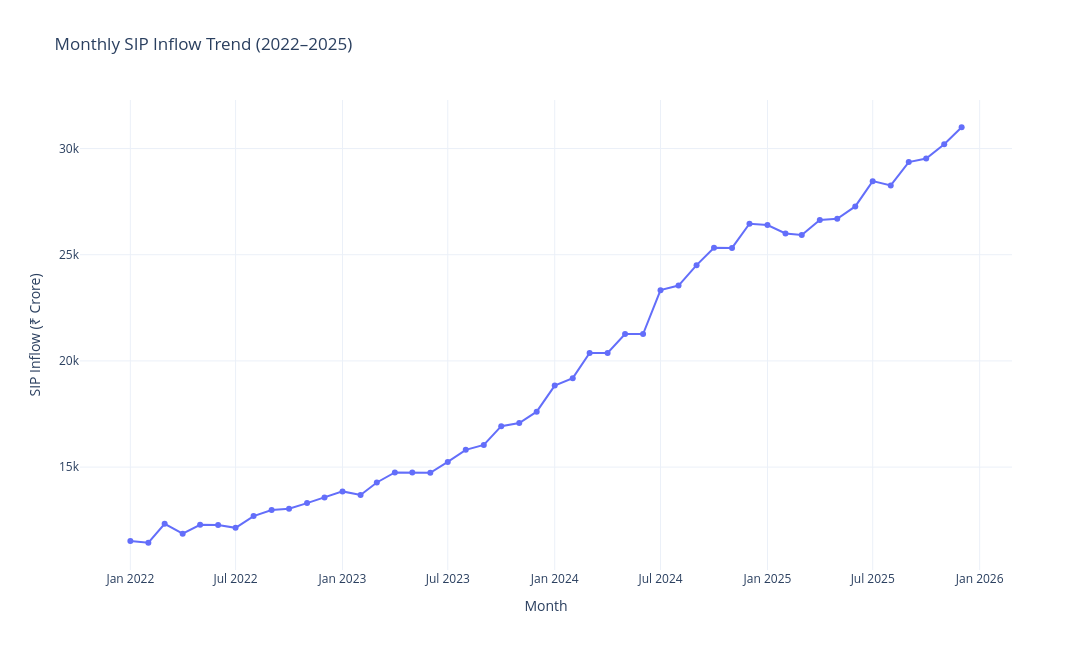

Notebook code cell kept with this figure:
### Code cell
import plotly.express as px

fig = px.line(
    sip_df,
    x="month",
    y="sip_inflow_crore",
    markers=True,
    title="Monthly SIP Inflow Trend (2022–2025)"
)

fig.update_layout(
    template="plotly_white",
    width=1400,
    height=650,
    xaxis_title="Month",
    yaxis_title="SIP Inflow (₹ Crore)"
)

fig.show()

### Figure 1 — Plotly figure (JSON) as saved in the notebook; plotly's stock layout.template omitted (floating-point values rounded to 4 significant figures)
{"data": [{"hovertemplate": "month=%{x}<br>sip_inflow_crore=%{y}<extra></extra>", "legendgroup": "", "line": {"color": "#636efa", "dash": "solid"}, "marker": {"symbol": "circle"}, "mode": "lines+markers", "name": "", "orientation": "v", "showlegend": false, "type": "scatter", "x": ["2022-01-01T00:00:00", "2022-02-01T00:00:00", "2022-03-01T00:00:00", "2022-04-01T00:00:00", "2022-05-01T00:00:00", "2022-06-01T00:00:00", "2022-07-01T00:00:00", "2022-08-01T00:00:00", "2022-09-01T00:00:00", "2022-10-01T00:00:00", "2022-11-01T00:00:00", "2022-12-01T00:00:00", "2023-01-01T00:00:00", "2023-02-01T00:00:00", "2023-03-01T00:00:00", "2023-04-01T00:00:00", "2023-05-01T00:00:00", "2023-06-01T00:00:00", "2023-07-01T00:00:00", "2023-08-01T00:00:00", "2023-09-01T00:00:00", "2023-10-01T00:00:00", "2023-11-01T00:00:00", "2023-12-01T00:00:00", "2024-01-01T00:00:00", "2024-02-01T00:00:00", "2024-03-01T00:00:00", "2024-04-01T00:00:00", "2024-05-01T00:00:00", "2024-06-01T00:00:00", "2024-07-01T00:00:00", "2024-08-01T00:00:00", "2024-09-01T00:00:00", "2024-10-01T00:00:00", "2024-11-01T00:00:00", "2024-12-01T00:00:00", "2025-01-01T00:00:00", "2025-02-01T00:00:00", "2025-03-01T00:00:00", "2025-04-01T00:00:00", "2025-05-01T00:00:00", "2025-06-01T00:00:00", "2025-07-01T00:00:00", "2025-08-01T00:00:00", "2025-09-01T00:00:00", "2025-10-01T00:00:00", "2025-11-01T00:00:00", "2025-12-01T00:00:00"], "xaxis": "x", "y": [11517, 11438, 12328, 11863, 12286, 12276, 12140, 12694, 12976, 13040, 13306, 13573, 13856, 13687, 14276, 14749, 14749, 14734, 15245, 15814, 16042, 16928, 17073, 17610, 18838, 19187, 20371, 20371, 21262, 21262, 23332, 23547, 24509, 25323, 25320, 26459, 26400, 25999, 25926, 26632, 26688, 27274, 28464, 28265, 29361, 29529, 30200, 31002], "yaxis": "y"}], "layout": {"height": 650, "legend": {"tracegroupgap": 0}, "title": {"text": "Monthly SIP Inflow Trend (2022–2025)"}, "width": 1400, "xaxis": {"anchor": "y", "domain": [0, 1], "title": {"text": "Month"}}, "yaxis": {"anchor": "x", "domain": [0, 1], "title": {"text": "SIP Inflow (₹ Crore)"}}}}
